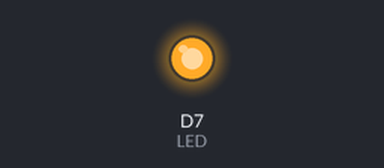
The sketch below on a simulated ESP8266 (NodeMCU). Shown: output pins drawn as LEDs (lit = HIGH).

Above: at 0.2 s.
At 11.0 s:
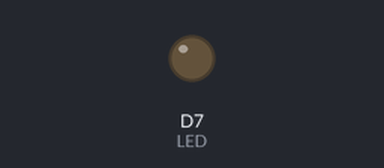
Timing chart, 0 to 16.9 s (numbered marks = the images above):
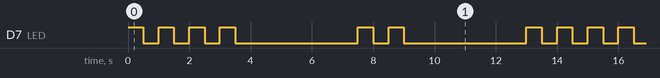

Measured:
- by itself, D7 (LED): repeats every 13.0 s: 3 × (LOW 0.50 s, HIGH 0.50 s), LOW 4.0 s, HIGH 0.50 s, LOW 0.50 s, HIGH 0.50 s, LOW 4.0 s, HIGH 0.50 s
- by itself, everything shown: repeats every 13.0 s, in 12 steps

The sketch:

test.ino
```cpp
//D7 LED Flash Example
int LED = D7;

void setup() {
    pinMode(LED, OUTPUT);
}

void loop() {
    digitalWrite(LED, HIGH);
    delay(500);
    digitalWrite(LED, LOW);
    delay(500);

    digitalWrite(LED, HIGH);
    delay(500);
    digitalWrite(LED, LOW);
    delay(500);

    digitalWrite(LED, HIGH);
    delay(500);
    digitalWrite(LED, LOW);
    delay(500);

    digitalWrite(LED, HIGH);
    delay(500);
    digitalWrite(LED, LOW);
    delay(500);

    delay(500);
    delay(500);
    delay(500);
    delay(500);
    delay(500);
    delay(500);
    delay(500);

    digitalWrite(LED, HIGH);
    delay(500);
    digitalWrite(LED, LOW);
    delay(500);

    digitalWrite(LED, HIGH);
    delay(500);
    digitalWrite(LED, LOW);
    delay(500);

    delay(500);
    delay(500);
    delay(500);
    delay(500);
    delay(500);
    delay(500);
    delay(500);
}
```
